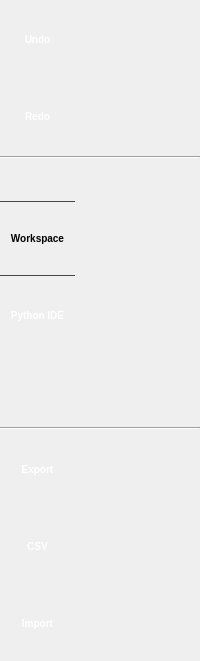
     <widget class="QFrame" name="modeSwitcherPanel">
      <property name="sizePolicy">
       <sizepolicy hsizetype="Maximum" vsizetype="Preferred">
        <horstretch>0</horstretch>
        <verstretch>0</verstretch>
       </sizepolicy>
      </property>
      <property name="styleSheet">
       <string notr="true">#modeSwitcherPanel {
	border-top: black;
	border-bottom: black;
	border-right: black;
	border-left: black;
	background-color: qlineargradient(spread:pad, x1:0, y1:0, x2:1, y2:0, stop:0 rgba(73, 73, 73, 255), stop:1 rgba(130, 130, 130, 255));
}

QToolButton {
	border-image:none;
	border-top: 1px solid rgba(0,0,0,0);
	border-bottom: 1px solid rgba(0,0,0,0);
	border-left: 0px solid rgba(0,0,0,0);
	border-right: 0px solid rgba(0,0,0,0);
	color: white;
	font: bold 10px;
	height:20px;
    background-color: rgba(0,0,0,0);
}

QToolButton:hover {
	border-image:none;
	background-color: qlineargradient(spread:pad, x1:0, y1:0, x2:1, y2:0,
    stop:0 rgba(93, 93, 93, 255),
    stop:1 rgba(150, 150, 150, 255));
	border-top: 1px solid qlineargradient(x1: 0, y1: 0, x2: 1, y2: 0,
	stop: 0.0 rgba(0,0,0,0),
	stop: 0.4 rgba(170,170,170,255),
	stop: 0.5 rgba(170,170,170,255),
	stop: 1.0 rgba(0,0,0,0));
	border-bottom: 1px solid qlineargradient(x1: 0, y1: 0, x2: 1, y2: 0,
	stop: 0.0 rgba(0,0,0,0),
	stop: 0.4 rgba(170,170,170,255),
	stop: 0.5 rgba(170,170,170,255),
	stop: 1.0 rgba(0,0,0,0));
}

QToolButton:checked, QToolButton:checked:pressed, QToolButton:pressed {
	border-image:none;
	color: black;
    background-color: qlineargradient(spread:pad, x1:0, y1:0, x2:1, y2:0,
    stop:0 rgba(198, 198, 198, 255),
    stop:1 rgba(255, 255, 255, 255));
	border-top: 1px solid rgba(70,70,70,255);
	border-bottom: 1px solid rgba(70,70,70,255);
}

QPushButton::pressed {
	border-image:none;
	background-color: qlineargradient(spread:pad, x1:0, y1:0, x2:1, y2:0, stop:0 rgba(53, 53, 53, 255), stop:1 rgba(120, 120, 120, 255));
	border-top: 1px solid rgba(70,70,70,255);
	border-bottom: 1px solid rgba(70,70,70,255);
}

QToolButton:pressed {
	border-image:none;
}</string>
      </property>
      <property name="frameShape">
       <enum>QFrame::NoFrame</enum>
      </property>
      <property name="frameShadow">
       <enum>QFrame::Raised</enum>
      </property>
      <layout class="QVBoxLayout" name="verticalLayout_2">
       <property name="spacing">
        <number>2</number>
       </property>
       <property name="leftMargin">
        <number>0</number>
       </property>
       <property name="topMargin">
        <number>0</number>
       </property>
       <property name="rightMargin">
        <number>0</number>
       </property>
       <property name="bottomMargin">
        <number>0</number>
       </property>
       <item>
        <widget class="HeaderFrame" name="modeSwitcherHeader" native="true">
         <property name="sizePolicy">
          <sizepolicy hsizetype="Expanding" vsizetype="Maximum">
           <horstretch>0</horstretch>
           <verstretch>0</verstretch>
          </sizepolicy>
         </property>
         <property name="expandable" stdset="0">
          <bool>false</bool>
         </property>
        </widget>
       </item>
       <item>
        <widget class="QToolButton" name="undoButton">
         <property name="minimumSize">
          <size>
           <width>75</width>
           <height>75</height>
          </size>
         </property>
         <property name="maximumSize">
          <size>
           <width>75</width>
           <height>75</height>
          </size>
         </property>
         <property name="text">
          <string>Undo</string>
         </property>
         <property name="icon">
          <iconset resource="../resources/TalipotApp.qrc">
           <normaloff>:/talipot/app/icons/32/undo.png</normaloff>:/talipot/app/icons/32/undo.png</iconset>
         </property>
         <property name="iconSize">
          <size>
           <width>32</width>
           <height>32</height>
          </size>
         </property>
         <property name="toolButtonStyle">
          <enum>Qt::ToolButtonTextUnderIcon</enum>
         </property>
        </widget>
       </item>
       <item>
        <widget class="QToolButton" name="redoButton">
         <property name="minimumSize">
          <size>
           <width>75</width>
           <height>75</height>
          </size>
         </property>
         <property name="maximumSize">
          <size>
           <width>75</width>
           <height>75</height>
          </size>
         </property>
         <property name="text">
          <string>Redo</string>
         </property>
         <property name="icon">
          <iconset resource="../resources/TalipotApp.qrc">
           <normaloff>:/talipot/app/icons/32/redo.png</normaloff>:/talipot/app/icons/32/redo.png</iconset>
         </property>
         <property name="iconSize">
          <size>
           <width>32</width>
           <height>32</height>
          </size>
         </property>
         <property name="toolButtonStyle">
          <enum>Qt::ToolButtonTextUnderIcon</enum>
         </property>
        </widget>
       </item>
       <item>
        <widget class="Line" name="line">
         <property name="orientation">
          <enum>Qt::Horizontal</enum>
         </property>
        </widget>
       </item>
       <item>
        <spacer name="verticalSpacer_2">
         <property name="orientation">
          <enum>Qt::Vertical</enum>
         </property>
         <property name="sizeHint" stdset="0">
          <size>
           <width>20</width>
           <height>40</height>
          </size>
         </property>
        </spacer>
       </item>
       <item>
        <widget class="QToolButton" name="workspaceButton">
         <property name="minimumSize">
          <size>
           <width>75</width>
           <height>75</height>
          </size>
         </property>
         <property name="maximumSize">
          <size>
           <width>75</width>
           <height>75</height>
          </size>
         </property>
         <property name="text">
          <string>Workspace</string>
         </property>
         <property name="icon">
          <iconset resource="../resources/TalipotApp.qrc">
           <normaloff>:/talipot/app/icons/48/desktop.png</normaloff>:/talipot/app/icons/48/desktop.png</iconset>
         </property>
         <property name="iconSize">
          <size>
           <width>32</width>
           <height>32</height>
          </size>
         </property>
         <property name="checkable">
          <bool>true</bool>
         </property>
         <property name="checked">
          <bool>true</bool>
         </property>
         <property name="toolButtonStyle">
          <enum>Qt::ToolButtonTextUnderIcon</enum>
         </property>
        </widget>
       </item>
       <item>
        <widget class="QToolButton" name="developButton">
         <property name="enabled">
          <bool>false</bool>
         </property>
         <property name="minimumSize">
          <size>
           <width>75</width>
           <height>75</height>
          </size>
         </property>
         <property name="maximumSize">
          <size>
           <width>75</width>
           <height>75</height>
          </size>
         </property>
         <property name="text">
          <string>Python IDE</string>
         </property>
         <property name="icon">
          <iconset resource="../resources/TalipotApp.qrc">
           <normaloff>:/talipot/app/icons/48/python.png</normaloff>:/talipot/app/icons/48/python.png</iconset>
         </property>
         <property name="iconSize">
          <size>
           <width>32</width>
           <height>32</height>
          </size>
         </property>
         <property name="checkable">
          <bool>false</bool>
         </property>
         <property name="toolButtonStyle">
          <enum>Qt::ToolButtonTextUnderIcon</enum>
         </property>
        </widget>
       </item>
       <item>
        <spacer name="verticalSpacer">
         <property name="orientation">
          <enum>Qt::Vertical</enum>
         </property>
         <property name="sizeHint" stdset="0">
          <size>
           <width>20</width>
           <height>40</height>
          </size>
         </property>
        </spacer>
       </item>
       <item>
        <widget class="QFrame" name="loggerFrame">
         <property name="maximumSize">
          <size>
           <width>75</width>
           <height>16777215</height>
          </size>
         </property>
         <property name="styleSheet">
          <string notr="true">QLabel {
font: bold 10px;
color: white;
}</string>
         </property>
         <layout class="QVBoxLayout" name="verticalLayout_4">
          <property name="leftMargin">
           <number>4</number>
          </property>
          <property name="topMargin">
           <number>0</number>
          </property>
          <property name="rightMargin">
           <number>4</number>
          </property>
          <property name="bottomMargin">
           <number>0</number>
          </property>
          <item>
           <layout class="QHBoxLayout" name="horizontalLayout_10">
            <item>
             <widget class="QFrame" name="loggerFrameInfo">
              <property name="maximumSize">
               <size>
                <width>75</width>
                <height>16777215</height>
               </size>
              </property>
              <property name="styleSheet">
               <string notr="true">QLabel {
font: bold 10px;
color: white;
}</string>
              </property>
              <layout class="QHBoxLayout" name="horizontalLayout_9">
               <property name="leftMargin">
                <number>0</number>
               </property>
               <property name="topMargin">
                <number>0</number>
               </property>
               <property name="rightMargin">
                <number>0</number>
               </property>
               <property name="bottomMargin">
                <number>0</number>
               </property>
               <item>
                <widget class="QLabel" name="loggerIconInfo">
                 <property name="sizePolicy">
                  <sizepolicy hsizetype="Expanding" vsizetype="Preferred">
                   <horstretch>0</horstretch>
                   <verstretch>0</verstretch>
                  </sizepolicy>
                 </property>
                 <property name="alignment">
                  <set>Qt::AlignRight|Qt::AlignTrailing|Qt::AlignVCenter</set>
                 </property>
                </widget>
               </item>
               <item>
                <widget class="QLabel" name="loggerMessageInfo">
                 <property name="sizePolicy">
                  <sizepolicy hsizetype="Expanding" vsizetype="Preferred">
                   <horstretch>0</horstretch>
                   <verstretch>0</verstretch>
                  </sizepolicy>
                 </property>
                 <property name="maximumSize">
                  <size>
                   <width>75</width>
                   <height>16777215</height>
                  </size>
                 </property>
                </widget>
               </item>
              </layout>
             </widget>
            </item>
            <item>
             <widget class="QFrame" name="loggerFramePython">
              <property name="maximumSize">
               <size>
                <width>75</width>
                <height>16777215</height>
               </size>
              </property>
              <property name="styleSheet">
               <string notr="true">QLabel {
font: bold 10px;
color: white;
}</string>
              </property>
              <layout class="QHBoxLayout" name="horizontalLayout_4">
               <property name="leftMargin">
                <number>0</number>
               </property>
               <property name="topMargin">
                <number>0</number>
               </property>
               <property name="rightMargin">
                <number>0</number>
               </property>
               <property name="bottomMargin">
                <number>0</number>
               </property>
               <item>
                <widget class="QLabel" name="loggerIconPython">
                 <property name="sizePolicy">
                  <sizepolicy hsizetype="Expanding" vsizetype="Preferred">
                   <horstretch>0</horstretch>
                   <verstretch>0</verstretch>
                  </sizepolicy>
                 </property>
                 <property name="alignment">
                  <set>Qt::AlignRight|Qt::AlignTrailing|Qt::AlignVCenter</set>
                 </property>
                </widget>
               </item>
               <item>
                <widget class="QLabel" name="loggerMessagePython">
                 <property name="sizePolicy">
                  <sizepolicy hsizetype="Expanding" vsizetype="Preferred">
                   <horstretch>0</horstretch>
                   <verstretch>0</verstretch>
                  </sizepolicy>
                 </property>
                 <property name="maximumSize">
                  <size>
                   <width>75</width>
                   <height>16777215</height>
                  </size>
                 </property>
                </widget>
               </item>
              </layout>
             </widget>
            </item>
           </layout>
          </item>
          <item>
           <layout class="QHBoxLayout" name="horizontalLayout_2">
            <item>
             <widget class="QFrame" name="loggerFrameWarning">
              <property name="maximumSize">
               <size>
                <width>75</width>
                <height>16777215</height>
               </size>
              </property>
              <property name="styleSheet">
               <string notr="true">QLabel {
font: bold 10px;
color: white;
}</string>
              </property>
              <layout class="QHBoxLayout" name="horizontalLayout_7">
               <property name="leftMargin">
                <number>0</number>
               </property>
               <property name="topMargin">
                <number>0</number>
               </property>
               <property name="rightMargin">
                <number>0</number>
               </property>
               <property name="bottomMargin">
                <number>0</number>
               </property>
               <item>
                <widget class="QLabel" name="loggerIconWarning">
                 <property name="sizePolicy">
                  <sizepolicy hsizetype="Expanding" vsizetype="Preferred">
                   <horstretch>0</horstretch>
                   <verstretch>0</verstretch>
                  </sizepolicy>
                 </property>
                 <property name="alignment">
                  <set>Qt::AlignRight|Qt::AlignTrailing|Qt::AlignVCenter</set>
                 </property>
                </widget>
               </item>
               <item>
                <widget class="QLabel" name="loggerMessageWarning">
                 <property name="sizePolicy">
                  <sizepolicy hsizetype="Expanding" vsizetype="Preferred">
                   <horstretch>0</horstretch>
                   <verstretch>0</verstretch>
                  </sizepolicy>
                 </property>
                 <property name="maximumSize">
                  <size>
                   <width>75</width>
                   <height>16777215</height>
                  </size>
                 </property>
                </widget>
               </item>
              </layout>
             </widget>
            </item>
            <item>
             <widget class="QFrame" name="loggerFrameError">
              <property name="maximumSize">
               <size>
                <width>75</width>
                <height>16777215</height>
               </size>
              </property>
              <property name="styleSheet">
               <string notr="true">QLabel {
font: bold 10px;
color: white;
}</string>
              </property>
              <layout class="QHBoxLayout" name="horizontalLayout_8">
               <property name="leftMargin">
                <number>0</number>
               </property>
               <property name="topMargin">
                <number>0</number>
               </property>
               <property name="rightMargin">
                <number>0</number>
               </property>
               <property name="bottomMargin">
                <number>0</number>
               </property>
               <item>
                <widget class="QLabel" name="loggerIconError">
                 <property name="sizePolicy">
                  <sizepolicy hsizetype="Expanding" vsizetype="Preferred">
                   <horstretch>0</horstretch>
                   <verstretch>0</verstretch>
                  </sizepolicy>
                 </property>
                 <property name="alignment">
                  <set>Qt::AlignRight|Qt::AlignTrailing|Qt::AlignVCenter</set>
                 </property>
                </widget>
               </item>
               <item>
                <widget class="QLabel" name="loggerMessageError">
                 <property name="sizePolicy">
                  <sizepolicy hsizetype="Expanding" vsizetype="Preferred">
                   <horstretch>0</horstretch>
                   <verstretch>0</verstretch>
                  </sizepolicy>
                 </property>
                 <property name="maximumSize">
                  <size>
                   <width>75</width>
                   <height>16777215</height>
                  </size>
                 </property>
                </widget>
               </item>
              </layout>
             </widget>
            </item>
           </layout>
          </item>
         </layout>
        </widget>
       </item>
       <item>
        <widget class="Line" name="modesSeparator">
         <property name="orientation">
          <enum>Qt::Horizontal</enum>
         </property>
        </widget>
       </item>
       <item>
        <widget class="QToolButton" name="exportButton">
         <property name="enabled">
          <bool>false</bool>
         </property>
         <property name="minimumSize">
          <size>
           <width>75</width>
           <height>75</height>
          </size>
         </property>
         <property name="maximumSize">
          <size>
           <width>75</width>
           <height>75</height>
          </size>
         </property>
         <property name="text">
          <string>Export</string>
         </property>
         <property name="icon">
          <iconset>
           <normaloff>:/talipot/gui/icons/64/document-export.png</normaloff>:/talipot/gui/icons/64/document-export.png</iconset>
         </property>
         <property name="iconSize">
          <size>
           <width>32</width>
           <height>32</height>
          </size>
         </property>
         <property name="toolButtonStyle">
          <enum>Qt::ToolButtonTextUnderIcon</enum>
         </property>
        </widget>
       </item>
       <item>
        <widget class="QToolButton" name="csvImportButton">
         <property name="minimumSize">
          <size>
           <width>75</width>
           <height>75</height>
          </size>
         </property>
         <property name="maximumSize">
          <size>
           <width>75</width>
           <height>75</height>
          </size>
         </property>
         <property name="text">
          <string>CSV</string>
         </property>
         <property name="icon">
          <iconset resource="../resources/TalipotApp.qrc">
           <normaloff>:/talipot/app/icons/32/spreadsheet.png</normaloff>:/talipot/app/icons/32/spreadsheet.png</iconset>
         </property>
         <property name="iconSize">
          <size>
           <width>32</width>
           <height>32</height>
          </size>
         </property>
         <property name="toolButtonStyle">
          <enum>Qt::ToolButtonTextUnderIcon</enum>
         </property>
        </widget>
       </item>
       <item>
        <widget class="QToolButton" name="importButton">
         <property name="minimumSize">
          <size>
           <width>75</width>
           <height>75</height>
          </size>
         </property>
         <property name="maximumSize">
          <size>
           <width>75</width>
           <height>75</height>
          </size>
         </property>
         <property name="text">
          <string>Import</string>
         </property>
         <property name="icon">
          <iconset>
           <normaloff>:/talipot/gui/icons/64/document-import.png</normaloff>:/talipot/gui/icons/64/document-import.png</iconset>
         </property>
         <property name="iconSize">
          <size>
           <width>32</width>
           <height>32</height>
          </size>
         </property>
         <property name="toolButtonStyle">
          <enum>Qt::ToolButtonTextUnderIcon</enum>
         </property>
        </widget>
       </item>
      </layout>
     </widget>
